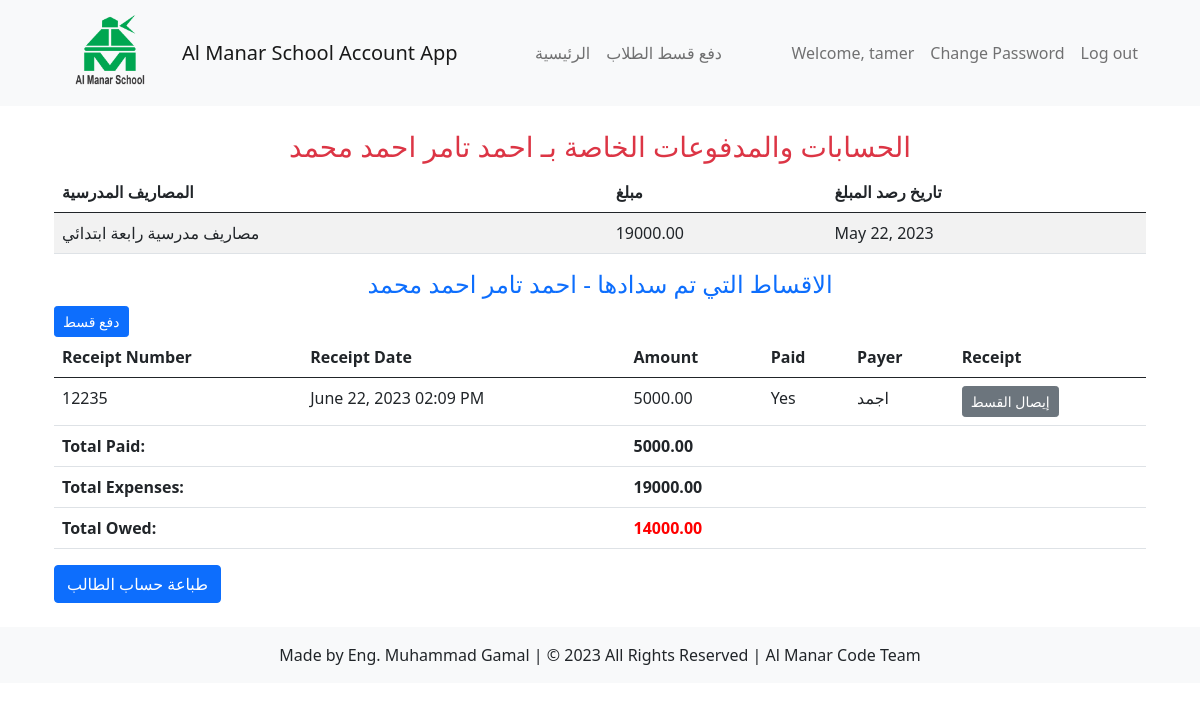
The app's page /students/student_detail/15/ (signed in) with its own data.
### account/models.py (models this page shows)
class User(AbstractUser):
    username = models.CharField(max_length=150, unique=True)  # Add the username field
    date_of_enrollment = models.DateField(null=True, blank=True)
    national_id = models.CharField(max_length=20, null=True, blank=True)
    department = models.CharField(max_length=20, choices=[
        ('accounts', 'Accounts'),
        ('student_affairs', 'Student Affairs'),
        ('administration', 'Administration')
    ])
    USERNAME_FIELD = 'username'
    objects = CustomUserManager()
    class Meta:
        permissions = [
            ('can_view_reports', 'Can view all reports'),
            ('can_edit_employee', 'Can edit employee profile'),
            ('can_add_student', 'Can add new student'),
            ('can_edit_student', 'Can edit student profile'),
            ('can_add_expense', 'Can add new expense'),
            ('can_pay_installment', 'Can pay student installment')
        ]

### students/models.py (models this page shows, shortened)
class Student(models.Model):
    GENDER_CHOICES = (
        ('', '---------'),
        ('M', 'Male'),
        ('F', 'Female'),
    )
    name = models.CharField(max_length=50)
    national_number = models.IntegerField(unique=True)
    age = models.IntegerField()
    gender = models.CharField(max_length=1, choices=GENDER_CHOICES)
    date_of_birth = models.DateField()
    academic_year = models.ForeignKey(AcademicYear, on_delete=models.CASCADE, default=timezone.now, null=True, blank=True)
    classroom = models.ManyToManyField(Classroom)
    total_payments = models.DecimalField(max_digits=8, decimal_places=2, default=0, null=True, blank=True)
    total_owed = models.DecimalField(max_digits=8, decimal_places=2, default=0, null=True, blank=True)
    phone_number = models.CharField(max_length=20, default='')  # Add the phone number field

class Expense(models.Model):
    classroom = models.ForeignKey(Classroom, related_name='classroom_expenses', on_delete=models.CASCADE, null=True)
    expense_type = models.CharField(max_length=50)
    amount = models.DecimalField(max_digits=8, decimal_places=2)
    date = models.DateField()
    total_owed = models.DecimalField(max_digits=8, decimal_places=2, default=0)

class Tuition(models.Model):
    student = models.ForeignKey('Student', related_name='tuitions', on_delete=models.CASCADE)
    installment_number = models.IntegerField()
    amount_tuition = models.DecimalField(max_digits=8, decimal_places=2)
    paid = models.BooleanField(default=False)
    receipt_date = models.DateTimeField(default=timezone.now, editable=False)
    payment_user = models.CharField(max_length=50, default="account user")

### students/views.py (the view)
# urls.py: path('student_detail/<int:pk>/', views.student_detail, name='student_detail'),
@never_cache
@login_required
def student_detail(request, pk):
    student = get_object_or_404(Student, pk=pk)
    installments = Tuition.objects.filter(student=student)
    total_paid = sum(installment.amount_tuition for installment in installments if installment.paid)
    classroom = student.classroom.first()  # retrieve the first classroom for the student
    expenses = Expense.objects.filter(classroom=classroom)
    total_expenses = sum(expense.amount for expense in expenses)
    total_owed = total_expenses - total_paid
    if request.method == 'POST':
        payment_amount = request.POST.get('payment_amount')
        if payment_amount:
            payment_amount = float(payment_amount)
            installment = Tuition.objects.create(student=student, amount_tuition=payment_amount, paid=True)
            student.update_total_payments()
    context = {
        'student': student,
        'installments': installments,
        'total_paid': total_paid,
        'expenses': expenses,
        'total_expenses': total_expenses,
        'total_owed': total_owed,
    }
    return render(request, 'students/student_detail.html', context)

### students/templates/students/student_detail.html (shortened to what this page needs)
{% extends 'students/base/account_navbar.html' %}
{% load crispy_forms_tags %}
{% block content %}
<h3 class='text-center text-danger'>الحسابات والمدفوعات الخاصة بـ {{ student.name }} </h3>
<div class="button " >
    <table class="table table-striped">
        <thead>
            <tr>
                <th>المصاريف المدرسية</th>
                <th>مبلغ</th>
                <th>تاريخ رصد المبلغ</th>
            </tr>
        </thead>
        <tbody>
            {% for expense in expenses %}
                <tr>
                    <td>{{ expense.expense_type }}</td>
                    <td>{{ expense.amount }}</td>
                    <td>{{ expense.date }}</td>
                </tr>
            {% endfor %}
        </tbody>
    </table>
</div>
    <h4 class='text-center text-primary'> الاقساط التي تم سدادها -  {{ student.name }}</h4>
    <a href="{% url 'students:pay_installment' pk=student.pk %}" class="btn btn-primary btn-sm">دفع قسط </a>
    <table class="table">
        <thead>
            <tr>
                <th>Receipt Number</th>
                <th>Receipt Date</th>
                <th>Amount</th>
                <th>Paid</th>
                <th>Payer</th>
                <th>Receipt</th>
            </tr>
        </thead>
        <tbody>
            {% for installment in installments %}
                <tr>
                    <td>{{ installment.installment_number }}</td>
                    <td>{{ installment.receipt_date|date:"F d, Y" }} {{ installment.receipt_date|time:"h:i A" }}</td>
                    <td>{{ installment.amount_tuition }}</td>
                    <td>
                    {% if installment.paid %}
                        Yes
                    {% else %}
                        No
                    {% endif %}
                    </td>
                    <td>{{ installment.payment_user }}</td>
                    <td>
                        <a href="{% url 'students:receipt' pk=installment.pk %}" class="btn btn-secondary btn-sm">إيصال القسط</a>
                    </td>
                </tr>
            {% endfor %}
            <tr>
                <td colspan="2"><strong>Total Paid:</strong></td>
                <td colspan="4"><strong>{{ total_paid }}</strong></td>
            </tr>
            {% if expenses %}
            <tr>
                <td colspan="2"><strong>Total Expenses:</strong></td>
                <td colspan="4"><strong>{{ total_expenses }}</strong></td>
            </tr>
            {% endif %}
            <tr>
                <td colspan="2"><strong>Total Owed:</strong></td>
                <td colspan="4">
                    <strong style="color: {% if total_owed > 0 %}red{% elif total_owed < 0 %}green{% else %}green{% endif %}">
                {% if total_owed > 0 %}
                    {{ total_owed }}
                {% elif total_owed < 0 %}
                    Paid over
                    {{ total_owed }}
                {% else %}
                    0
                {% endif %}
                </strong>
                </td>
            </tr>
        </tbody>
    </table>
    <button class="btn btn-primary print-button" onclick="printReceipt()">طباعة حساب الطالب</button>
    {% endblock %}

### students/templates/students/base/account_navbar.html (shortened to what this page needs)
{% load static %}
{% load crispy_forms_tags %}
<!DOCTYPE html>
<html lang="en">
<head>
<link rel="stylesheet" href="{% static 'css/bootstrap.css' %}">
<link rel="stylesheet" href="{% static 'css/bootstrap.min.css' %}">
<link rel="stylesheet" href="{% static 'css/bootstrap.rtl.css' %}">
<link rel="stylesheet" href="{% static 'css/bootstrap.rtl.min.css' %}">
<link rel="stylesheet" href="{% static 'css/bootstrap-grid.css' %}">
<link rel="stylesheet" href="{% static 'css/bootstrap-grid.min.css' %}">
<link rel="stylesheet" href="{% static 'css/bootstrap-grid.rtl.css' %}">
<link rel="stylesheet" href="{% static 'css/bootstrap-grid.rtl.min.css' %}">
<link rel="stylesheet" href="{% static 'css/bootstrap-reboot.css' %}">
<link rel="stylesheet" href="{% static 'css/bootstrap-reboot.min.css' %}">
<link rel="stylesheet" href="{% static 'css/bootstrap-reboot.rtl.css' %}">
<link rel="stylesheet" href="{% static 'css/bootstrap-reboot.rtl.min.css' %}">
<link rel="stylesheet" href="{% static 'css/bootstrap-utilities.css' %}">
<link rel="stylesheet" href="{% static 'css/bootstrap-utilities.min.css' %}">
<link rel="stylesheet" href="{% static 'css/bootstrap-utilities.rtl.css' %}">
<link rel="stylesheet" href="{% static 'css/bootstrap-utilities.rtl.min.css' %}">
<link rel="stylesheet" href="{% static 'css/style.css' %}">
<link rel="stylesheet" href="https://use.fontawesome.com/releases/v5.15.3/css/all.css">
<link rel="stylesheet" href="https://cdn.jsdelivr.net/npm/bootstrap-icons%401.5.0/font/bootstrap-icons.css">
<link rel="stylesheet" href="https://cdnjs.cloudflare.com/ajax/libs/twitter-bootstrap/5.0.2/css/bootstrap.min.css" />
</head>
<body>
  <nav class="navbar navbar-expand-lg navbar-light bg-light">
    <div class="container">
      <a class="navbar-brand" href="#">
        <img src="{% static 'img/logo.png' %}" alt="Logo" width="80">
      </a>
      <a class="navbar-brand" href="#">Al Manar School Account App</a>
      <div class="collapse navbar-collapse" id="navbarNav">
        <ul class="navbar-nav me-auto">
          <li class="nav-item">
            <a class="nav-link {% if request.resolver_match.url_name == 'accounts_home' %}active{% endif %}" href="{% url 'students:accounts_home' %}">الرئيسية</a>
          </li>
          <li class="nav-item">
            <a class="nav-link {% if request.resolver_match.url_name == 'search_student' %}active{% endif %}" href="{% url 'students:search_student' %}">دفع قسط الطلاب</a>
          </li>
        </ul>
        <ul class="navbar-nav">
          {% if user.is_authenticated %}
            <li class="nav-item">
              <a class="nav-link" href="{% url 'account:view_profile' %}">Welcome, {{ user.username }}</a>
            </li>
            <li class="nav-item">
              <a class="nav-link" href="{% url 'account:change_password' %}">Change Password</a>
            </li>
            <li class="nav-item">
              <a class="nav-link" href="{% url 'logout' %}">Log out</a>
            </li>
          {% endif %}
        </ul>
      </div>
    </div>
  </nav>
  <div class="container py-4">
{% block content %}
{% endblock %}
  </div>
{% include 'students/base/footer.html' %}
</body>
</html>

### students/static/css/style.css (style rules this page uses)
.btn-primary { background-color: #007bff; border-color: #007bff; }

### records on screen
User: username "tamer"
Student: name "احمد تامر احمد محمد"
Expense: expense_type "مصاريف مدرسية رابعة ابتدائي", amount "19000.00", date "May 22, 2023"
Tuition: installment_number "12235", receipt_date "June 22, 2023", receipt_date "02:09 PM", amount_tuition "5000.00", paid "Yes", payment_user "اجمد"

### other values on screen
{{ total_paid }} "5000.00"
{{ total_expenses }} "19000.00"
{{ total_owed }} "14000.00"
